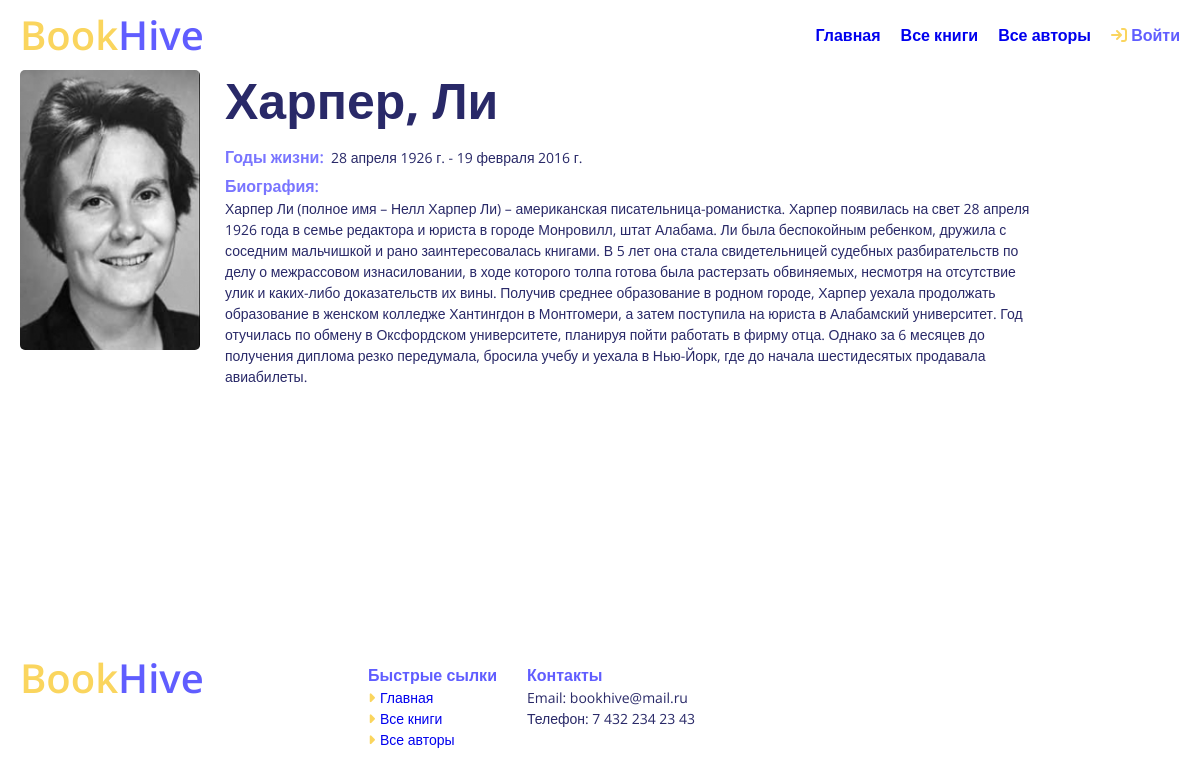
The app's page /catalog/author/1 with its own data.
### catalog/models.py (models this page shows, shortened)
class Author(models.Model):
    image = models.ImageField(null=True, blank=True,default='default.jpg', upload_to='Authors')
    first_name = models.CharField(max_length=100)
    last_name = models.CharField(max_length=100)
    date_of_birth = models.DateField(null=True, blank=True, help_text="Дата рождения")
    date_of_death = models.DateField('Умер', null=True, blank=True, help_text="Дата смерти")
    about_the_author = models.TextField(max_length=1000)
    class Meta:
        ordering = ['last_name']
        permissions = (
                ("can_change_author", "Изменение автора"),
        )

### catalog/views.py (the view)
# urls.py: re_path(r'^author/(?P<pk>\d+)$', views.AuthorDetailView.as_view(), name='author-detail'),
class AuthorDetailView(generic.DetailView):
    model = Author
    def get_context_data(self, **kwargs):
        context = super().get_context_data(**kwargs)
        context['is_librarian'] = self.request.user.groups.filter(name='Библиотекари').exists()
        return context

### catalog/templates/catalog/author_detail.html (shortened to what this page needs)
{% extends "base_generic.html" %}
{% block content %}
<div class="__container">
  <div class="block-detail">
    <div class="block-detail__img book__image">
      <img src="{{ author.image.url }}" alt="";>
    </div>
    <div class="block-detail__body">
      <div class="block-detail__title title">
        {{ author.last_name }}, {{ author.first_name }}
      </div>
        <ul class="block-detail__info">
          {% if author.date_of_death %}
          <li><span class="subtitle">Годы жизни:</span> <p>{{ author.date_of_birth }} - {{ author.date_of_death }}</p></li>
        {% else %}
          <li><span class="subtitle">Годы жизни:</span> <p>{{ author.date_of_birth }} - По настоящее время</p></li>
        {% endif %}
          <li class="about-the-author"><span class="subtitle">Биография:</span> <p>{{ author.about_the_author }}</p></li>
      </div>
    </div>
</div>
{% endblock %}

### static/css/style.css (style rules this page uses)
*, *::before, *::after { box-sizing: border-box; }
ul, li { margin: 0; padding: 0; }
ul[class], ol[class] { padding: 0; }
body, h1, h2, h3, h4, p, ul[class], ol[class], li, figure, figcaption, blockquote, dl, dd { margin: 0; }
body { display: flex; flex-direction: column; min-height: 100vh; font-family: 'Open Sans', sans-serif; font-size: 14px; line-height: 22px; color: #292968; scroll-behavior: smooth; text-rendering: optimizeSpeed; line-height: 1.5; }
ul[class], ol[class] { list-style: none; }
li { list-style-type: none; }
img { max-width: 100%; display: block; }
.__container { max-width: 1200px; padding: 0 20px; margin: 0 auto; }
.title { font-size: 50px; font-weight:700; line-height: 60px; color: #292968; }
.subtitle { font-size: 16px; font-weight: 600; color: #7975ff; }

### static/css/catalog.css (style rules this page uses)
.book__image { width: 140px; height: 224px; }
.book__image img { width: 100%; height: 100%; border-radius: 5px; }
.about-the-author { display: block !important; }
.block-detail { display: flex; gap: 25px; }
.block-detail__body { width: 70%; }
.block-detail__img { width: 180px !important; height: 280px; }
.block-detail__info { display: flex; flex-direction: column; gap: 5px; margin: 15px 0 0 0 !important; }
.block-detail__info li { display: flex; align-items: center; }
.block-detail__info span { display: block; width: 106px !important; }

### records on screen
Author: image (picture), last_name "Харпер", first_name "Ли", date_of_birth "28 апреля 1926 г.", date_of_death "19 февраля 2016 г.", about_the_author "Харпер Ли (полное имя – Нелл Харпер Ли) – американская писательница-романистка. Харпер появилась на свет 28 апреля 1926 года в семье редактора и юриста в городе Монровилл, штат Алабама. Ли была беспокойным ребенком, дружила с соседним мальчишкой и рано заинтересовалась книгами. В 5 лет она стала свидетельницей судебных разбирательств по делу о межрассовом изнасиловании, в ходе которого толпа готова была растерзать обвиняемых, несмотря на отсутствие улик и каких-либо доказательств их вины. Получив среднее образование в родном городе, Харпер уехала продолжать образование в женском колледже Хантингдон в Монтгомери, а затем поступила на юриста в Алабамский университет. Год отучилась по обмену в…"
